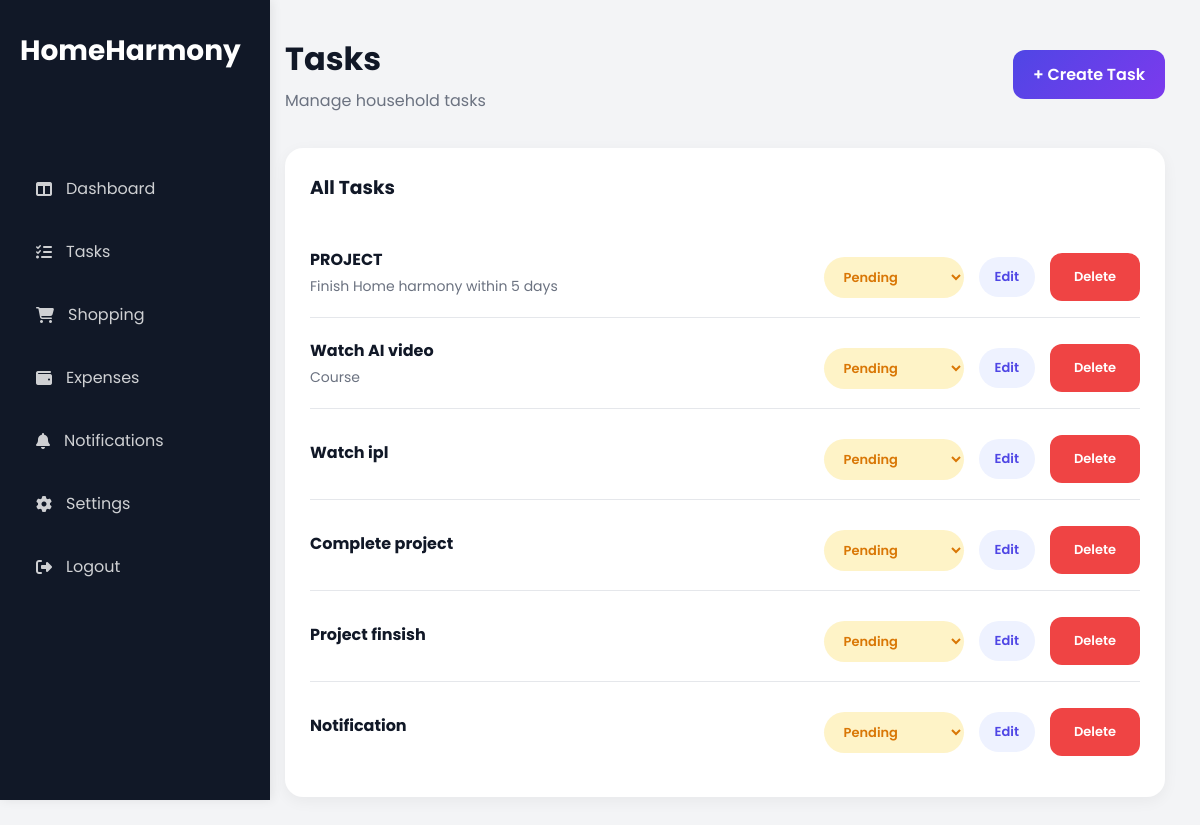
The app's page /tasks (signed in) with its own data.
### app/models/task_model.py (models this page shows)
class Task(db.Model):
    __tablename__ = "tasks"
    id = db.Column(
        db.Integer,
        primary_key=True
    )
    title = db.Column(
        db.String(200),
        nullable=False
    )
    description = db.Column(
        db.Text
    )
    status = db.Column(
        db.String(30),
        default="Pending"
    )
    household_id = db.Column(
        db.Integer,
        db.ForeignKey("households.id"),
        nullable=False
    )
    assigned_to = db.Column(
        db.Integer,
        db.ForeignKey("users.id"),
        nullable=False
    )
    created_at = db.Column(
        db.DateTime,
        server_default=db.func.now()
    )
    priority = db.Column(
    db.String(20),
    default="Medium"
)

### app/tasks/routes.py (the view)
@tasks_bp.route("/tasks")
@login_required
def task_list():
    tasks = Task.query.filter_by(
        household_id=current_user.household_id
    ).all()
    return render_template(
        "tasks/task_list.html",
        tasks=tasks
    )

### app/models/user_model.py (called while the page is built)
@login_manager.user_loader
def load_user(user_id):
    return User.query.get(int(user_id))

### app/templates/tasks/task_list.html (shortened to what this page needs)
{% extends "layout/base.html" %}
{% block content %}
<div class="topbar">
    <div>
        <h1>
            Tasks
        </h1>
        <p>
            Manage household tasks
        </p>
    </div>
    <a
        href="/create-task"
        class="btn-primary">
        + Create Task
    </a>
</div>
<div class="card">
    <div class="card-header">
        <h3>
            All Tasks
        </h3>
    </div>
    {% if tasks %}
         {% for task in tasks %}
<div class="task-item">
<div>
    <h4>
        {{ task.title }}
    </h4>
    <p>
        {{ task.description }}
    </p>
</div>
<div class="task-actions">
    <form
    action="{{ url_for('tasks.update_task_status', task_id=task.id) }}"
    method="POST">
        <select
        name="status"
        class="status-select
        {% if task.status == 'Pending' %}
            pending-status
        {% elif task.status == 'In Progress' %}
            progress-status
        {% else %}
            completed-status
        {% endif %}"
        onchange="this.form.submit()">
            <option
            value="Pending"
            {% if task.status == "Pending" %}
            selected
            {% endif %}>
                Pending
            </option>
        </select>
    </form>
    <a
href="{{ url_for('tasks.edit_task',
task_id=task.id) }}"
class="edit-btn">
Edit
</a>
    <a
    href="{{ url_for('tasks.delete_task', task_id=task.id) }}"
    class="delete-btn"
    onclick="return confirm('Are you sure you want to delete this task?')">
        Delete
    </a>
</div>
</div>
{% endfor %}
    {% else %}
        <p>
            No tasks created yet.
        </p>
    {% endif %}
</div>
{% endblock %}

### app/static/css/dashboard.css (style rules this page uses)
* { margin: 0; padding: 0; box-sizing: border-box; font-family: "Poppins", sans-serif; }
body { background: #f3f4f6; }
.topbar { display: flex; justify-content: space-between; align-items: center; margin-bottom: 35px; }
.topbar h1 { font-size: 32px; color: #111827; }
.topbar p { color: #6b7280; margin-top: 5px; }
.card { background: white; border-radius: 18px; padding: 25px; box-shadow: 0 4px 15px rgba(0,0,0,0.05); }
.card-header { display: flex; justify-content: space-between; align-items: center; margin-bottom: 25px; }
.card-header h3 { color: #111827; }
.task-item, .expense-item { display: flex; justify-content: space-between; align-items: center; padding: 16px 0; border-bottom: 1px solid #e5e7eb; }
.task-item:last-child, .expense-item:last-child { border-bottom: none; }
.task-item h4, .expense-item h4 { color: #111827; margin-bottom: 4px; }
.task-item p, .expense-item p { color: #6b7280; font-size: 14px; }
.btn-primary { text-decoration:none; padding:12px 20px; border-radius:12px; color:white; font-weight:600; background: linear-gradient( 135deg, #4f46e5, #7c3aed ); }
.task-actions { display:flex; justify-content:flex-end; gap:15px; }
.status-select { border:none; border-radius:999px; padding:10px 18px; font-size:13px; font-weight:600; cursor:pointer; outline:none; min-width:140px; appearance:auto; }
.pending-status { background:#FEF3C7; color:#D97706; }
.task-actions { display:flex; align-items:center; gap:12px; }
.delete-btn { text-decoration:none; background:#fee2e2; color:#dc2626; padding:10px 16px; border-radius:999px; font-size:13px; font-weight:600; transition:.3s; }
.status-select { border:none; border-radius:999px; padding:10px 16px; font-size:13px; font-weight:600; cursor:pointer; min-width:140px; }
.edit-btn { text-decoration:none; background:#EEF2FF; color:#4F46E5; padding:10px 16px; border-radius:999px; font-size:13px; font-weight:600; }
.task-actions { display:flex; justify-content:flex-end; gap:15px; margin-top:10px; }
.delete-btn { text-decoration:none; background:#FEE2E2; color:#DC2626; padding:10px 16px; border-radius:999px; font-size:13px; font-weight:600; }
.delete-btn { background:#ef4444; color:white; text-decoration:none; padding:14px 24px; border-radius:12px; display:flex; align-items:center; justify-content:center; gap:10px; font-weight:600; }

### records on screen
Task: title "PROJECT", description "Finish Home harmony within 5 days", status "Pending"
Task: title "Watch AI video", description "Course", status "Pending"
Task: title "Watch ipl", status "Pending"
Task: title "Complete project", status "Pending"
Task: title "Project finsish", status "Pending"
Task: title "Notification", status "Pending"
